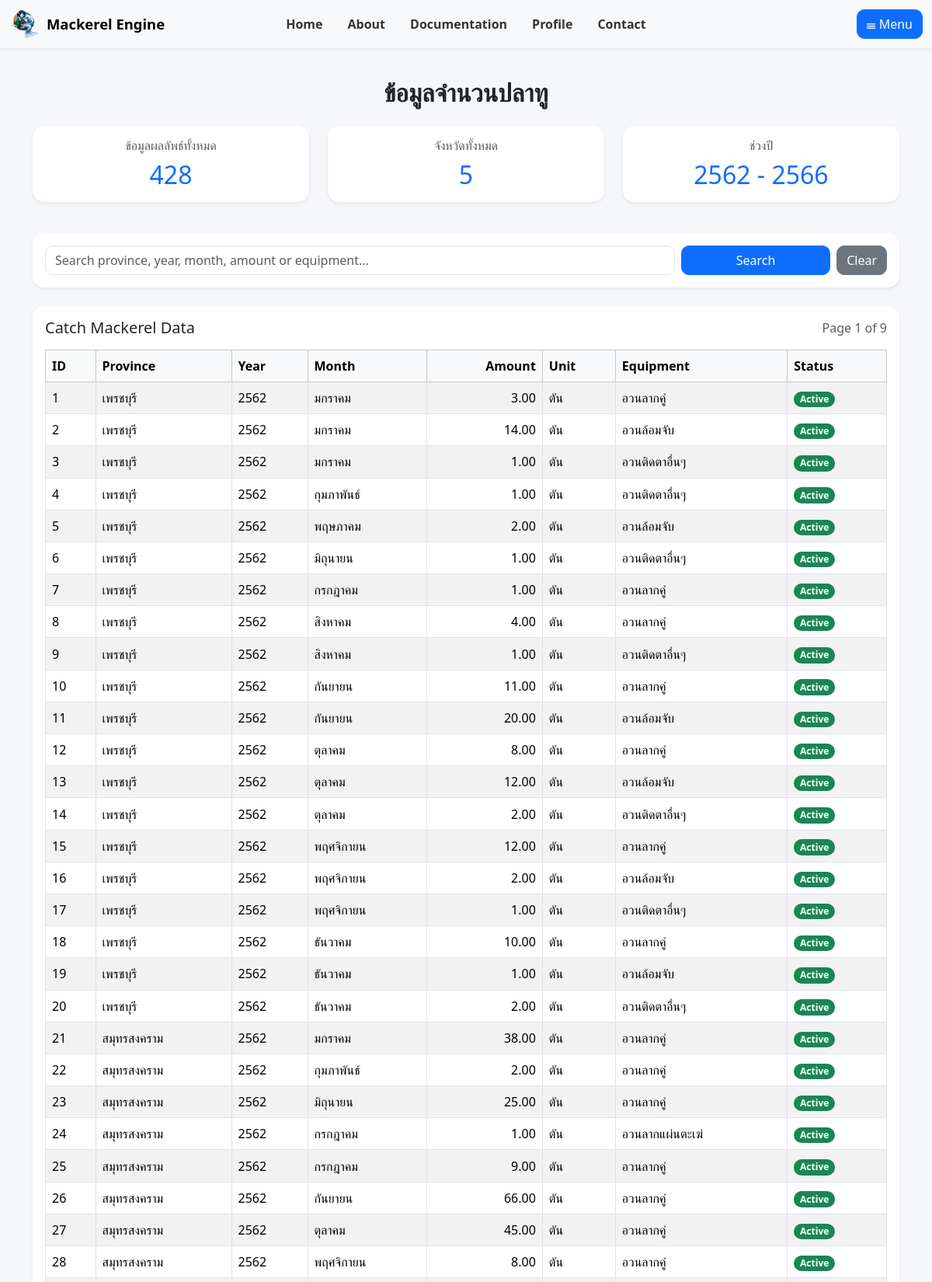
Page /frontend/dataset.php (upper part) on the committed database.
### tables this page shows
CREATE TABLE `catch_mackereldata` (
  `id` int(5) NOT NULL,
  `station_id` int(5) NOT NULL,
  `year` int(5) NOT NULL,
  `month` int(5) NOT NULL,
  `amount` float(100,5) NOT NULL,
  `unit` varchar(50) NOT NULL,
  `equipment_id` int(5) NOT NULL,
  `status` int(1) NOT NULL DEFAULT 1
);

CREATE TABLE `station` (
  `id` int(5) NOT NULL,
  `station_name` varchar(50) NOT NULL,
  `latitude` decimal(10,2) NOT NULL,
  `longitude` decimal(11,2) NOT NULL,
  `type` int(5) NOT NULL,
  `status` int(1) NOT NULL DEFAULT 1
);

CREATE TABLE `equipment` (
  `id` int(5) NOT NULL,
  `name` varchar(50) NOT NULL,
  `impact_level` int(11) NOT NULL,
  `status` int(1) NOT NULL DEFAULT 1
);

### frontend/dataset.php (the view, shortened to what this page needs)
<?php
$db = new connect();
$rows = [];
$recordsPerPage = 50;
$search = isset($_GET['search'])
    ? trim($_GET['search'])
    : '';
$currentPage = isset($_GET['page'])
    ? (int) $_GET['page']
    : 1;
$offset = ($currentPage - 1) * $recordsPerPage;
$totalRecords = 0;
$totalProvinces = 0;
$minimumYear = null;
$maximumYear = null;
$totalPages = 1;
$monthNames = [
    1  => 'มกราคม',
    2  => 'กุมภาพันธ์',
    3  => 'มีนาคม',
    4  => 'เมษายน',
    5  => 'พฤษภาคม',
    6  => 'มิถุนายน',
    7  => 'กรกฎาคม',
    8  => 'สิงหาคม',
    9  => 'กันยายน',
    10 => 'ตุลาคม',
    11 => 'พฤศจิกายน',
    12 => 'ธันวาคม'
];
try {
    $conn = $db->conn();
    $conn->setAttribute(
        PDO::ATTR_ERRMODE,
        PDO::ERRMODE_EXCEPTION
    );
    $whereSql = '';
    $countSql = "
        SELECT COUNT(*) AS total_records
        FROM catch_mackereldata AS cmd
        LEFT JOIN station AS s
            ON s.id = cmd.station_id
        LEFT JOIN equipment AS e
            ON e.id = cmd.equipment_id
        $whereSql
    ";
    $countStatement = $conn->prepare($countSql);
    $countStatement->execute();
    $countResult = $countStatement->fetch(
        PDO::FETCH_ASSOC
    );
    $totalRecords = (int) (
        $countResult['total_records'] ?? 0
    );
    $totalPages = max(
        1,
        (int) ceil(
            $totalRecords / $recordsPerPage
        )
    );
    $provinceSql = "
        SELECT
            COUNT(DISTINCT cmd.station_id)
            AS total_provinces
        FROM catch_mackereldata AS cmd
        INNER JOIN station AS s
            ON s.id = cmd.station_id
    ";
    $provinceStatement =
        $conn->prepare($provinceSql);
    $provinceStatement->execute();
    $provinceResult =
        $provinceStatement->fetch(
            PDO::FETCH_ASSOC
        );
    $totalProvinces = (int) (
        $provinceResult['total_provinces'] ?? 0
    );
    $yearSql = "
        SELECT
            MIN(year) AS minimum_year,
            MAX(year) AS maximum_year
        FROM catch_mackereldata
    ";
    $yearStatement = $conn->prepare($yearSql);
    $yearStatement->execute();
    $yearResult = $yearStatement->fetch(
        PDO::FETCH_ASSOC
    );
    if (
        $yearResult &&
        $yearResult['minimum_year'] !== null &&
        $yearResult['maximum_year'] !== null
    ) {
        $minimumYear =
            (int) $yearResult['minimum_year'];
        $maximumYear =
            (int) $yearResult['maximum_year'];
    }
    $dataSql = "
        SELECT
            cmd.id,
            s.station_name AS province,
            cmd.year,
            cmd.month,
            cmd.amount,
            cmd.unit,
            e.name AS equipment_name,
            cmd.status
        FROM catch_mackereldata AS cmd
        LEFT JOIN station AS s
            ON s.id = cmd.station_id
        LEFT JOIN equipment AS e
            ON e.id = cmd.equipment_id
        $whereSql
        ORDER BY cmd.id ASC
        LIMIT :records_per_page
        OFFSET :record_offset
    ";
    $dataStatement = $conn->prepare($dataSql);
    $dataStatement->bindValue(
        ':records_per_page',
        $recordsPerPage,
        PDO::PARAM_INT
    );
    $dataStatement->bindValue(
        ':record_offset',
        $offset,
        PDO::PARAM_INT
    );
    $dataStatement->execute();
    $rows = $dataStatement->fetchAll(
        PDO::FETCH_ASSOC
    );
} catch (PDOException $exception) {
    $errorMessage =
        'Database error: ' .
        $exception->getMessage();
} catch (Throwable $exception) {
    $errorMessage =
        'System error: ' .
        $exception->getMessage();
}
?>
<!DOCTYPE html>
<html lang="th">
<head>
    <link
        href="https://cdn.jsdelivr.net/npm/bootstrap@5.3.3/dist/css/bootstrap.min.css"
        rel="stylesheet"
    >
    <link
        rel="stylesheet"
        href="../css/menu.css"
    >
    <link
        rel="stylesheet"
        href="../css/data.css"
    >
</head>
<body>
<?php include 'menu.php'; ?>
<div class="container page-container">
    <div class="mb-4">
        <h2 class="page-title mb-1">
            ข้อมูลจำนวนปลาทู
        </h2>
    </div>
    <div class="row mb-4">
        <div class="col-md-4 mb-3">
            <div class="card shadow-sm border-0 h-100">
                <div class="card-body text-center">
                    <h6 class="text-muted">
                        ข้อมูลผลลัพธ์ทั้งหมด
                    </h6>
                    <h2 class="text-primary mb-0">
                        <?= number_format(
                            $totalRecords
                        ) ?>
                    </h2>
                </div>
            </div>
        </div>
        <div class="col-md-4 mb-3">
            <div class="card shadow-sm border-0 h-100">
                <div class="card-body text-center">
                    <h6 class="text-muted">
                        จังหวัดทั้งหมด
                    </h6>
                    <h2 class="text-primary mb-0">
                        <?= number_format(
                            $totalProvinces
                        ) ?>
                    </h2>
                </div>
            </div>
        </div>
        <div class="col-md-4 mb-3">
            <div class="card shadow-sm border-0 h-100">
                <div class="card-body text-center">
                    <h6 class="text-muted">
                        ช่วงปี
                    </h6>
                    <h2 class="text-primary mb-0">
                        <?php if (
                            $minimumYear !== null &&
                            $maximumYear !== null
                        ): ?>
                            <?= htmlspecialchars(
                                $minimumYear .
                                ' - ' .
                                $maximumYear,
                                ENT_QUOTES,
                                'UTF-8'
                            ) ?>
                        <?php else: ?>
                            -
                        <?php endif; ?>
                    </h2>
                </div>
            </div>
        </div>
    </div>
    <div class="card shadow-sm border-0 mb-4">
        <div class="card-body">
            <form
                method="get"
                action="dataset.php"
                class="row g-2"
            >
                <div class="col-md-9">
                    <input
                        type="text"
                        name="search"
                        class="form-control"
                        placeholder="Search province, year, month, amount or equipment..."
                        value="<?= htmlspecialchars(
                            $search,
                            ENT_QUOTES,
                            'UTF-8'
                        ) ?>"
                    >
                </div>
                <div class="col-md-3 d-flex gap-2">
                    <button
                        type="submit"
                        class="btn btn-primary flex-fill"
                    >
                        Search
                    </button>
                    <a
                        href="dataset.php"
                        class="btn btn-secondary"
                    >
                        Clear
                    </a>
                </div>
            </form>
        </div>
    </div>
    <div class="card shadow-sm border-0">
        <div class="card-body">
            <div
                class="d-flex justify-content-between
                       align-items-center flex-wrap mb-3"
            >
                <h5 class="mb-0">
                    Catch Mackerel Data
                </h5>
                <span class="text-muted">
                    Page
                    <?= number_format($currentPage) ?>
                    of
                    <?= number_format($totalPages) ?>
                </span>
            </div>
            <div class="table-responsive">
                <table
                    class="table table-striped table-hover
                           table-bordered align-middle"
                >
                    <thead class="table-light">
                        <tr>
                            <th>ID</th>
                            <th>Province</th>
                            <th>Year</th>
                            <th>Month</th>
                            <th class="text-end">
                                Amount
                            </th>
                            <th>Unit</th>
                            <th>Equipment</th>
                            <th>Status</th>
                        </tr>
                    </thead>
                    <tbody>
                    <?php if (!empty($rows)): ?>
                        <?php foreach ($rows as $row): ?>
                            <?php
                            $monthNumber =
                                (int) $row['month'];
                            $monthName =
                                $monthNames[$monthNumber]
                                ?? (string) $monthNumber;
                            ?>
                            <tr>
                                <td>
                                    <?= (int) $row['id'] ?>
                                </td>
                                <td>
                                    <?= htmlspecialchars(
                                        $row['province'] ?? '-',
                                        ENT_QUOTES,
                                        'UTF-8'
                                    ) ?>
                                </td>
                                <td>
                                    <?= (int) $row['year'] ?>
                                </td>
                                <td>
                                    <?= htmlspecialchars(
                                        $monthName,
                                        ENT_QUOTES,
                                        'UTF-8'
                                    ) ?>
                                </td>
                                <td class="text-end">
                                    <?= number_format(
                                        (float) $row['amount'],
                                        2
                                    ) ?>
                                </td>
                                <td>
                                    <?= htmlspecialchars(
                                        $row['unit'] ?? '-',
                                        ENT_QUOTES,
                                        'UTF-8'
                                    ) ?>
                                </td>
                                <td>
                                    <?= htmlspecialchars(
                                        trim(
                                            $row['equipment_name']
                                            ?? '-'
                                        ),
                                        ENT_QUOTES,
                                        'UTF-8'
                                    ) ?>
                                </td>
                                <td>
                                    <?php if (
                                        (int) $row['status'] === 1
                                    ): ?>
                                        <span class="badge bg-success">
                                            Active
                                        </span>
                                    <?php else: ?>
                                        <span class="badge bg-secondary">
                                            Inactive
                                        </span>
                                    <?php endif; ?>
                                </td>
                            </tr>
                        <?php endforeach; ?>
                    <?php endif; ?>
                    </tbody>
                </table>
            </div>
        </div>
    </div>
</div>
</body>
</html>

### frontend/menu.php (shortened to what this page needs)
<nav class="navbar navbar-light bg-light shadow-sm">
    <div class="container-fluid">
        <a class="navbar-brand d-flex align-items-center"
           href="home.php">
            <img src="../img/logo.png"
                 alt="Logo"
                 class="navbar-logo me-2">
            <strong>
                Mackerel Engine
            </strong>
        </a>
        <div class="navbar-center">
            <ul class="nav">
                <li class="nav-item">
                    <a class="nav-link"
                       href="home.php">
                        Home
                    </a>
                </li>
                <li class="nav-item">
                    <a class="nav-link"
                       href="about.php">
                        About
                    </a>
                </li>
                <li class="nav-item">
                    <a class="nav-link"
                       href="documentation.php">
                        Documentation
                    </a>
                </li>
                <li class="nav-item">
                    <a class="nav-link"
                       href="profile.php">
                        Profile
                    </a>
                </li>
                <li class="nav-item">
                    <a class="nav-link"
                       href="contact.php">
                        Contact
                    </a>
                </li>
            </ul>
        </div>
        <button class="btn btn-primary"
                type="button"
                data-bs-toggle="offcanvas"
                data-bs-target="#sidebar">
            ☰ Menu
        </button>
    </div>
</nav>

### css/menu.css (style rules this page uses)
.navbar { position:fixed; top:0; width:100%; z-index:1000; padding-top:6px; padding-bottom:6px; }
.navbar-logo { width:40px; height:40px; object-fit:contain; }
.navbar-brand strong { font-size:1.15rem; font-weight:700; }
.navbar-center { position:absolute; left:50%; transform:translateX(-50%); }
.nav-link { color:#333; font-size:16px; font-weight:600; transition:all .25s ease; }

### css/data.css (style rules this page uses)
body { background:#f5f7fa; min-height:100vh; display:flex; flex-direction:column; }
.page-container { flex:1; margin-top:100px; margin-bottom:40px; }
.page-title, .page-header { text-align:center; margin-bottom:30px; }
.page-title, .page-header h2 { font-weight:700; }
.card { border:none; border-radius:15px; overflow:hidden; }
.table { margin-bottom:0; }
.table thead { background:#f8f9fa; }
.table th { font-weight:600; }
.form-control, .form-select { border-radius:10px; }
.btn { border-radius:10px; }
.badge { border-radius:10px; }

### rows in the picture
catch_mackereldata: id "1", station.station_name "เพรชบุรี", year "2562", month "มกราคม", amount "3.00", unit "ตัน", equipment.name "อวนลากคู่", status "Active"
catch_mackereldata: id "2", station.station_name "เพรชบุรี", year "2562", month "มกราคม", amount "14.00", unit "ตัน", equipment.name "อวนล้อมจับ", status "Active"
catch_mackereldata: id "3", station.station_name "เพรชบุรี", year "2562", month "มกราคม", amount "1.00", unit "ตัน", equipment.name "อวนติดตาอื่นๆ", status "Active"
catch_mackereldata: id "4", station.station_name "เพรชบุรี", year "2562", month "กุมภาพันธ์", amount "1.00", unit "ตัน", equipment.name "อวนติดตาอื่นๆ", status "Active"
catch_mackereldata: id "5", station.station_name "เพรชบุรี", year "2562", month "พฤษภาคม", amount "2.00", unit "ตัน", equipment.name "อวนล้อมจับ", status "Active"
catch_mackereldata: id "6", station.station_name "เพรชบุรี", year "2562", month "มิถุนายน", amount "1.00", unit "ตัน", equipment.name "อวนติดตาอื่นๆ", status "Active"
catch_mackereldata: id "7", station.station_name "เพรชบุรี", year "2562", month "กรกฎาคม", amount "1.00", unit "ตัน", equipment.name "อวนลากคู่", status "Active"
catch_mackereldata: id "8", station.station_name "เพรชบุรี", year "2562", month "สิงหาคม", amount "4.00", unit "ตัน", equipment.name "อวนลากคู่", status "Active"
catch_mackereldata: id "9", station.station_name "เพรชบุรี", year "2562", month "สิงหาคม", amount "1.00", unit "ตัน", equipment.name "อวนติดตาอื่นๆ", status "Active"
catch_mackereldata: id "10", station.station_name "เพรชบุรี", year "2562", month "กันยายน", amount "11.00", unit "ตัน", equipment.name "อวนลากคู่", status "Active"
catch_mackereldata: id "11", station.station_name "เพรชบุรี", year "2562", month "กันยายน", amount "20.00", unit "ตัน", equipment.name "อวนล้อมจับ", status "Active"
catch_mackereldata: id "12", station.station_name "เพรชบุรี", year "2562", month "ตุลาคม", amount "8.00", unit "ตัน", equipment.name "อวนลากคู่", status "Active"
catch_mackereldata: id "13", station.station_name "เพรชบุรี", year "2562", month "ตุลาคม", amount "12.00", unit "ตัน", equipment.name "อวนล้อมจับ", status "Active"
catch_mackereldata: id "14", station.station_name "เพรชบุรี", year "2562", month "ตุลาคม", amount "2.00", unit "ตัน", equipment.name "อวนติดตาอื่นๆ", status "Active"
catch_mackereldata: id "15", station.station_name "เพรชบุรี", year "2562", month "พฤศจิกายน", amount "12.00", unit "ตัน", equipment.name "อวนลากคู่", status "Active"
catch_mackereldata: id "16", station.station_name "เพรชบุรี", year "2562", month "พฤศจิกายน", amount "2.00", unit "ตัน", equipment.name "อวนล้อมจับ", status "Active"
catch_mackereldata: id "17", station.station_name "เพรชบุรี", year "2562", month "พฤศจิกายน", amount "1.00", unit "ตัน", equipment.name "อวนติดตาอื่นๆ", status "Active"
catch_mackereldata: id "18", station.station_name "เพรชบุรี", year "2562", month "ธันวาคม", amount "10.00", unit "ตัน", equipment.name "อวนลากคู่", status "Active"
catch_mackereldata: id "19", station.station_name "เพรชบุรี", year "2562", month "ธันวาคม", amount "1.00", unit "ตัน", equipment.name "อวนล้อมจับ", status "Active"
catch_mackereldata: id "20", station.station_name "เพรชบุรี", year "2562", month "ธันวาคม", amount "2.00", unit "ตัน", equipment.name "อวนติดตาอื่นๆ", status "Active"
catch_mackereldata: id "21", station.station_name "สมุทรสงคราม", year "2562", month "มกราคม", amount "38.00", unit "ตัน", equipment.name "อวนลากคู่", status "Active"
catch_mackereldata: id "22", station.station_name "สมุทรสงคราม", year "2562", month "กุมภาพันธ์", amount "2.00", unit "ตัน", equipment.name "อวนลากคู่", status "Active"
catch_mackereldata: id "23", station.station_name "สมุทรสงคราม", year "2562", month "มิถุนายน", amount "25.00", unit "ตัน", equipment.name "อวนลากคู่", status "Active"
catch_mackereldata: id "24", station.station_name "สมุทรสงคราม", year "2562", month "กรกฎาคม", amount "1.00", unit "ตัน", equipment.name "อวนลากแผ่นตะเฆ่", status "Active"
catch_mackereldata: id "25", station.station_name "สมุทรสงคราม", year "2562", month "กรกฎาคม", amount "9.00", unit "ตัน", equipment.name "อวนลากคู่", status "Active"
catch_mackereldata: id "26", station.station_name "สมุทรสงคราม", year "2562", month "กันยายน", amount "66.00", unit "ตัน", equipment.name "อวนลากคู่", status "Active"
catch_mackereldata: id "27", station.station_name "สมุทรสงคราม", year "2562", month "ตุลาคม", amount "45.00", unit "ตัน", equipment.name "อวนลากคู่", status "Active"
catch_mackereldata: id "28", station.station_name "สมุทรสงคราม", year "2562", month "พฤศจิกายน", amount "8.00", unit "ตัน", equipment.name "อวนลากคู่", status "Active"

### other values in the picture
$totalRecords "428"
$totalProvinces "5"
$currentPage "1"
$totalPages "9"
